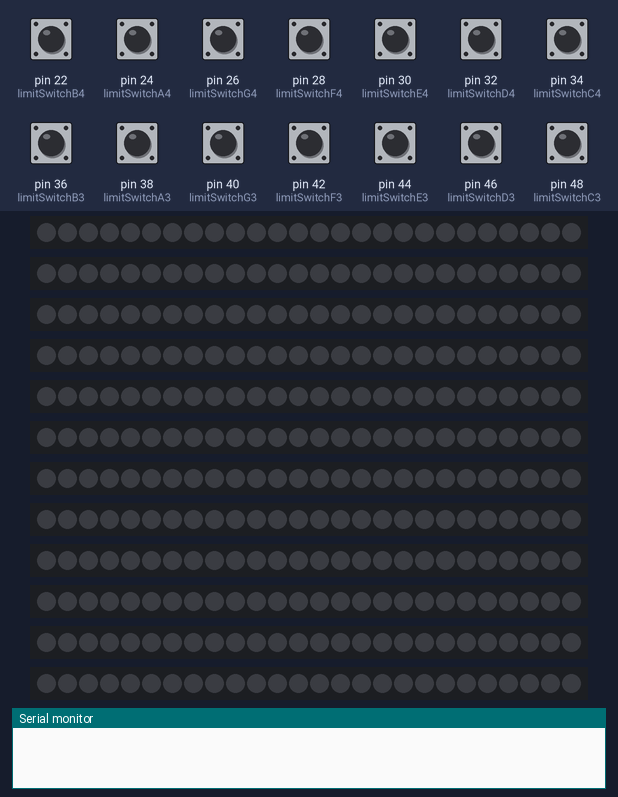
The sketch below on a simulated Arduino Mega 2560, built with avr-gcc and run on an emulated ATmega2560. Shown: 12 × 26 RGB LEDs in strip order, left to right, the last lines printed to the serial monitor. Inputs (shaded band) come from the test bench; at power-on: pin 22 (limitSwitchB4), pin 24 (limitSwitchA4), pin 26 (limitSwitchG4), pin 28 (limitSwitchF4), pin 30 (limitSwitchE4), pin 32 (limitSwitchD4), pin 34 (limitSwitchC4), pin 36 (limitSwitchB3), pin 38 (limitSwitchA3), pin 40 (limitSwitchG3), pin 42 (limitSwitchF3), pin 44 (limitSwitchE3), pin 46 (limitSwitchD3), pin 48 (limitSwitchC3) HIGH.

Above: at 1.2 s.
1.3 s: pin 26 (limitSwitchG4) pulled LOW for 0.15 s
At 1.6 s:
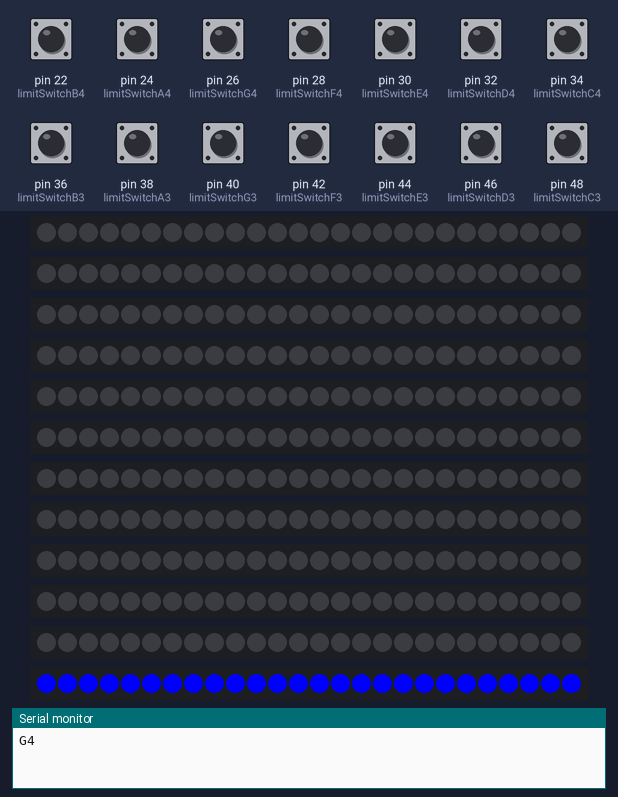
3.3 s: pin 28 (limitSwitchF4) pulled LOW for 0.15 s
At 3.7 s:
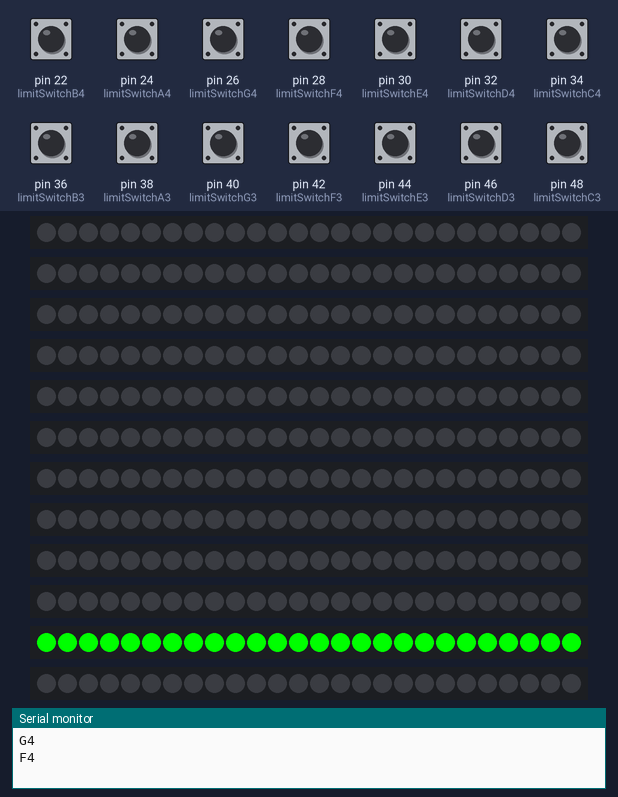
5.3 s: pin 30 (limitSwitchE4) pulled LOW for 0.15 s
At 5.7 s:
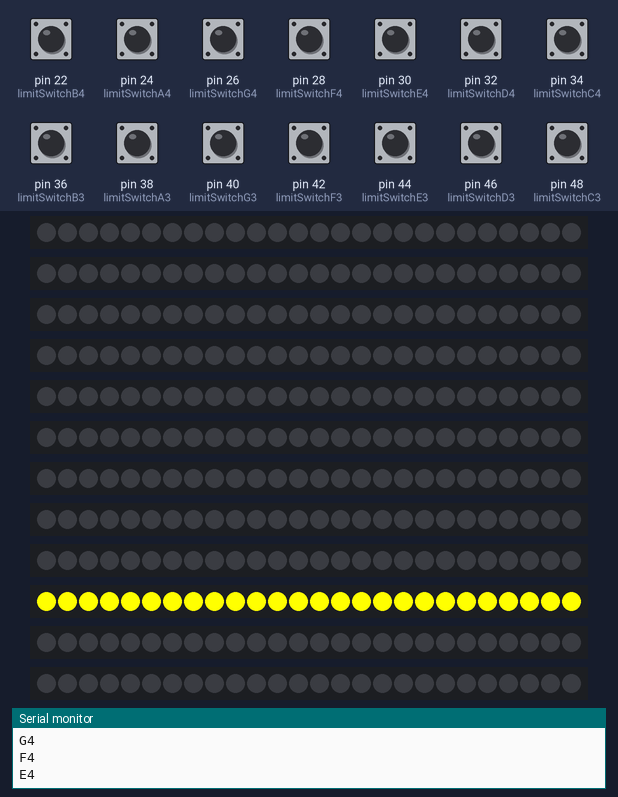
7.3 s: pin 32 (limitSwitchD4) pulled LOW for 0.15 s
At 7.7 s:
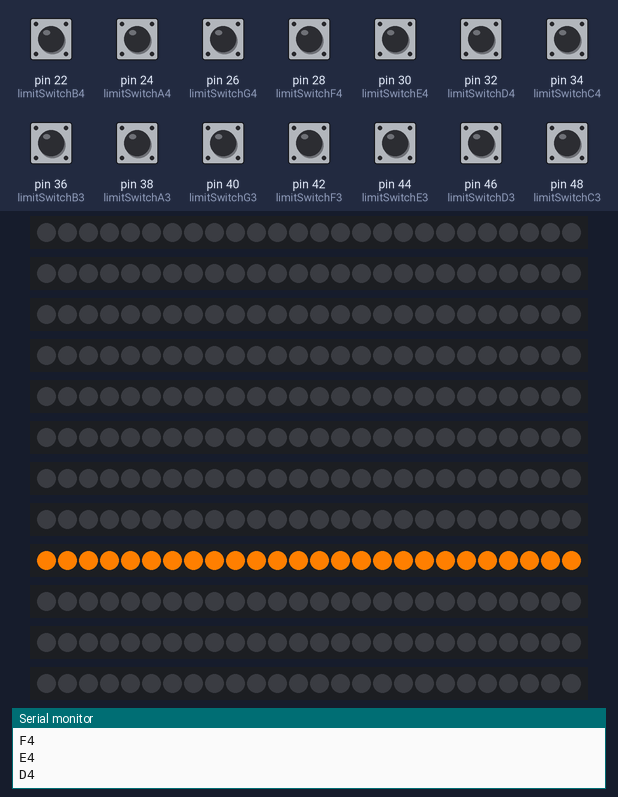
9.3 s: pin 34 (limitSwitchC4) pulled LOW for 0.15 s
At 9.7 s:
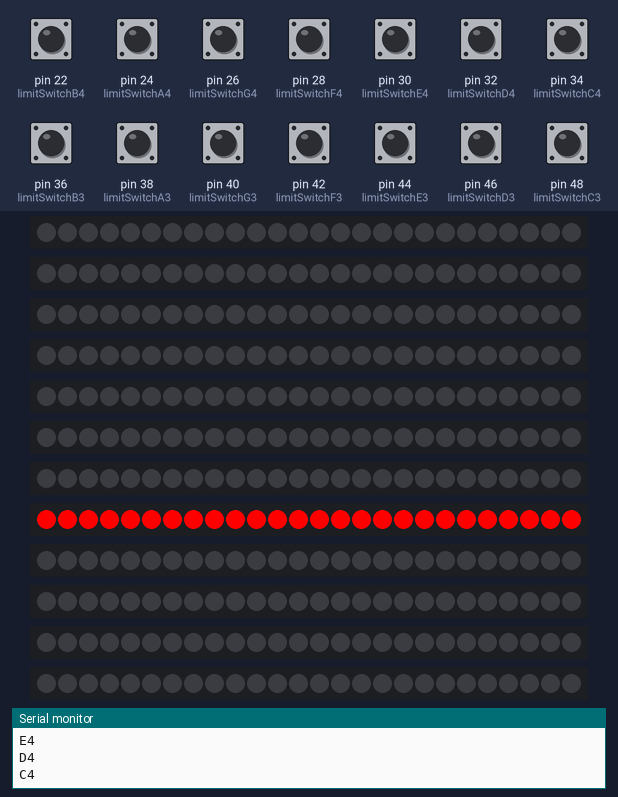
11.3 s: pin 36 (limitSwitchB3) pulled LOW for 0.15 s
At 11.7 s:
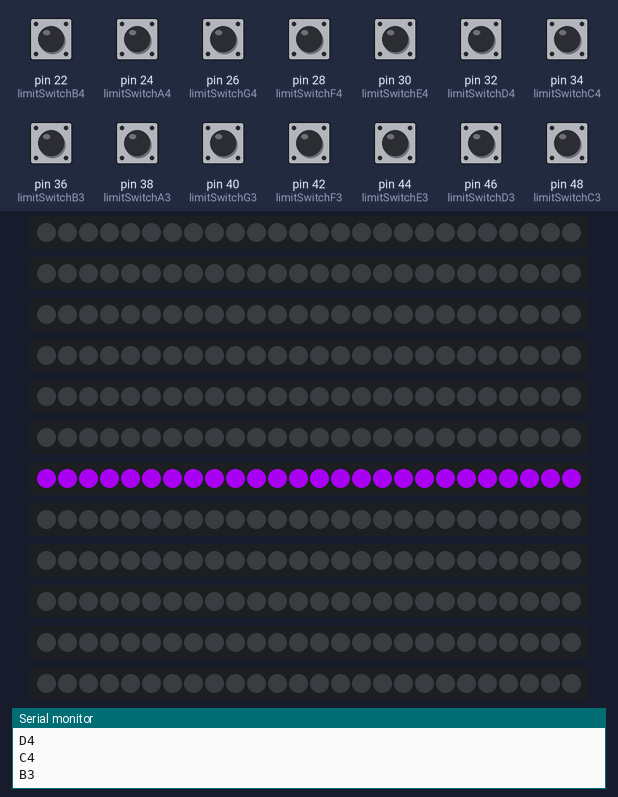
Timing chart, 0 to 14.3 s (numbered marks = the images above; inputs shaded):
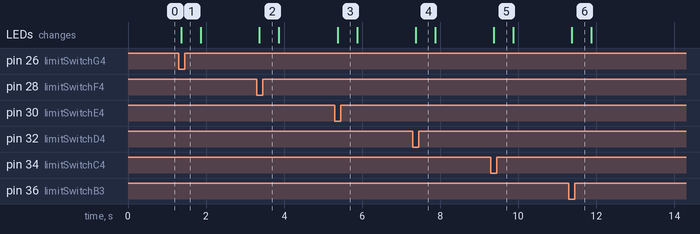

The sketch:

free_play.ino
```cpp
#include <FastLED.h>
#include <ezButton.h>
#include <LinkedList.h>

//First octave
#define LED_PIN_C3    49
#define LED_PIN_D3    47
#define LED_PIN_E3    45
#define LED_PIN_F3    43
#define LED_PIN_G3    41
#define LED_PIN_A3    39
#define LED_PIN_B3    37

//Second octave
#define LED_PIN_C4    35
#define LED_PIN_D4    33
#define LED_PIN_E4    31
#define LED_PIN_F4    29
#define LED_PIN_G4    27
#define LED_PIN_A4    52
#define LED_PIN_B4    23

#define NUM_LEDS      26

//g4 led not working

//First octave
ezButton limitSwitchC3(48);
ezButton limitSwitchD3(46);
ezButton limitSwitchE3(44);
ezButton limitSwitchF3(42);
ezButton limitSwitchG3(40);
ezButton limitSwitchA3(38);
ezButton limitSwitchB3(36);

//Second octave
ezButton limitSwitchC4(34);
ezButton limitSwitchD4(32);
ezButton limitSwitchE4(30);
ezButton limitSwitchF4(28);
ezButton limitSwitchG4(26);
ezButton limitSwitchA4(24);
ezButton limitSwitchB4(22);

CRGB ledsC3[NUM_LEDS];
CRGB ledsD3[NUM_LEDS];
CRGB ledsE3[NUM_LEDS];
CRGB ledsF3[NUM_LEDS];
CRGB ledsG3[NUM_LEDS];
CRGB ledsA3[NUM_LEDS];
CRGB ledsB3[NUM_LEDS];

CRGB ledsC4[NUM_LEDS];
CRGB ledsD4[NUM_LEDS];
CRGB ledsE4[NUM_LEDS];
CRGB ledsF4[NUM_LEDS];
CRGB ledsG4[NUM_LEDS];
CRGB ledsA4[NUM_LEDS];
CRGB ledsB4[NUM_LEDS];

//Lists used to store string states
LinkedList<String> idleStrsList;
LinkedList<String> pulledStrsList;
LinkedList<String> releasedStrsList;

//Variables for making LEDs light up together
const unsigned long ledOnDuration = 500; //standard for all leds, can be varied in the future
unsigned long timeNow = 0;

int numOfStrs = 14;
String allStrsArr[14] = {"C3", "D3", "E3", "F3", "G3", "A3", "B3", "C4", "D4", "E4", "F4", "G4", "A4", "B4"};
int strsRGBArr[14][3]= {{255,0,0}, {255,127,0}, {255,255,0}, {0,255,0}, {0,0,255}, {75,0,130}, {148,0,211},
                        {255,0,0}, {255,127,0}, {255,255,0}, {0,255,0}, {0,0,255}, {75,0,130}, {148,0,211}};

LinkedList<unsigned long> releasedStrTimesList;
LinkedList<int> strCountsList;

void setup() {
  Serial.begin(9600);

  FastLED.addLeds<WS2812, LED_PIN_C3, GRB>(ledsC3, NUM_LEDS);
  FastLED.addLeds<WS2812, LED_PIN_D3, GRB>(ledsD3, NUM_LEDS);
  FastLED.addLeds<WS2812, LED_PIN_E3, GRB>(ledsE3, NUM_LEDS);
  FastLED.addLeds<WS2812, LED_PIN_F3, GRB>(ledsF3, NUM_LEDS);
  FastLED.addLeds<WS2812, LED_PIN_G3, GRB>(ledsG3, NUM_LEDS);
  FastLED.addLeds<WS2812, LED_PIN_A3, GRB>(ledsA3, NUM_LEDS);
  FastLED.addLeds<WS2812, LED_PIN_B3, GRB>(ledsB3, NUM_LEDS);

  FastLED.addLeds<WS2812, LED_PIN_C4, GRB>(ledsC4, NUM_LEDS);
  FastLED.addLeds<WS2812, LED_PIN_D4, GRB>(ledsD4, NUM_LEDS);
  FastLED.addLeds<WS2812, LED_PIN_E4, GRB>(ledsE4, NUM_LEDS);
  FastLED.addLeds<WS2812, LED_PIN_F4, GRB>(ledsF4, NUM_LEDS);
  FastLED.addLeds<WS2812, LED_PIN_G4, GRB>(ledsG4, NUM_LEDS);
  FastLED.addLeds<WS2812, LED_PIN_A4, GRB>(ledsA4, NUM_LEDS);
  FastLED.addLeds<WS2812, LED_PIN_B4, GRB>(ledsB4, NUM_LEDS);
  FastLED.setBrightness(255);

  limitSwitchC3.setDebounceTime(50);
  limitSwitchD3.setDebounceTime(50);
  limitSwitchE3.setDebounceTime(50);
  limitSwitchF3.setDebounceTime(50);
  limitSwitchG3.setDebounceTime(50);
  limitSwitchA3.setDebounceTime(50);
  limitSwitchB3.setDebounceTime(50);

  limitSwitchC4.setDebounceTime(50);
  limitSwitchD4.setDebounceTime(50);
  limitSwitchE4.setDebounceTime(50);
  limitSwitchF4.setDebounceTime(50);
  limitSwitchG4.setDebounceTime(50);
  limitSwitchA4.setDebounceTime(50);
  limitSwitchB4.setDebounceTime(50);

  //Populate idleStrsList with all strings.
  for(int i = 0; i < numOfStrs; i++) {
    idleStrsList.add(allStrsArr[i]);
  }

  //Populate releasedStrTimesList and strCountsList with all 0s.
  for(int i = 0; i < numOfStrs; i++) {
    releasedStrTimesList.add(0);
    strCountsList.add(0);
  }
}

int get_limit_switch_state(String str) {
  if (str == "C3") {
    limitSwitchC3.loop();
    return limitSwitchC3.getState();
  } else if (str == "D3") {
    limitSwitchD3.loop();
    return limitSwitchD3.getState();
  } else if (str == "E3") {
    limitSwitchE3.loop();
    return limitSwitchE3.getState();
  } else if (str == "F3") {
    limitSwitchF3.loop();
    return limitSwitchF3.getState();
  } else if (str == "G3") {
    limitSwitchG3.loop();
    return limitSwitchG3.getState();
  } else if (str == "A3") {
    limitSwitchA3.loop();
    return limitSwitchA3.getState();
  } else if (str == "B3") {
    limitSwitchB3.loop();
    return limitSwitchB3.getState();

  } else if (str == "C4") {
    limitSwitchC4.loop();
    return limitSwitchC4.getState();
  } else if (str == "D4") {
    limitSwitchD4.loop();
    return limitSwitchD4.getState();
  } else if (str == "E4") {
    limitSwitchE4.loop();
    return limitSwitchE4.getState();
  } else if (str == "F4") {
    limitSwitchF4.loop();
    return limitSwitchF4.getState();
  } else if (str == "G4") {
    limitSwitchG4.loop();
    return limitSwitchG4.getState();
  } else if (str == "A4") {
    limitSwitchA4.loop();
    return limitSwitchA4.getState();
  } else if (str == "B4") {
    limitSwitchB4.loop();
    return limitSwitchB4.getState();
  }
}

void removeSharedElemsFromList(LinkedList<int>& list1, LinkedList<int>& list2) {
//Remove elements in list 2 present in list 1, from list 1.
  for (int i = 0; i < list1.size(); i++) {
    for (int j = 0; j < list2.size(); j++) {
      if (list1.get(i) == list2.get(j)) {
        list1.remove(i); // remove element from list1
        i--; // update index to check next element in list
        break; // exit inner loop after removing element
      }
    }
  }
}

void checkIdleStrsList() {
  for(int index = 0; index < idleStrsList.size(); index++) {
    String idleStr = idleStrsList.get(index);
    int isStrPulled = get_limit_switch_state(idleStr); //returns 1 when pulled

    //If pulled, remove from idleStrsList, and add to pulledStrsList
    if(isStrPulled) {
      idleStrsList.remove(index);
      pulledStrsList.add(idleStr);
    }
  }
}

void checkPulledStrsList() {
  for(int index = 0; index < pulledStrsList.size(); index++) {
    String pulledStr = pulledStrsList.get(index);
    int isStrReleased = get_limit_switch_state(pulledStr); //returns 0 when pulled

    //If pulled, remove from pulledStrsList, and add to releasedStrsList
    if(!isStrReleased) {
      pulledStrsList.remove(index);
      releasedStrsList.add(pulledStr);
    }
  }
}

void checkReleasedStrsList() {
  for(int i = 0; i < releasedStrsList.size(); i++) {
    String releasedStr = releasedStrsList.get(i);

    idleStrsList.add(releasedStr);//append back to idleStrsList
    Serial.println(releasedStr); //Python will read and play note

    int strIndex = getIndexOfStr(releasedStr); //get index from allStrsArr
    releasedStrTimesList.set(strIndex, millis()); //set corresponding release time to current time
  }

  releasedStrsList.clear();
}

int getIndexOfStr(String str) {
  for(int i = 0; i < numOfStrs; i++) {
    if(str == allStrsArr[i]) {
      return i;
    }
  }
}

void turnOnLEDStrip(int strIndex) {
  String str = allStrsArr[strIndex];
  int rgbArr = strsRGBArr[strIndex];

  //turnonSpecificLEDStrip based on str name
  if(str == "C3"){
    turnOnSpecificLEDStrip(ledsC3, rgbArr);
  } else if(str == "D3"){
    turnOnSpecificLEDStrip(ledsD3, rgbArr);
  } else if(str == "E3"){
    turnOnSpecificLEDStrip(ledsE3, rgbArr);
  } else if(str == "F3"){
    turnOnSpecificLEDStrip(ledsF3, rgbArr);
  } else if(str == "G3"){
    turnOnSpecificLEDStrip(ledsG3, rgbArr);
  } else if(str == "A3"){
    turnOnSpecificLEDStrip(ledsA3, rgbArr);
  } else if(str == "B3"){
    turnOnSpecificLEDStrip(ledsB3, rgbArr);

  } else if(str == "C4"){
    turnOnSpecificLEDStrip(ledsC4, rgbArr);
  } else if(str == "D4"){
    turnOnSpecificLEDStrip(ledsD4, rgbArr);
  } else if(str == "E4"){
    turnOnSpecificLEDStrip(ledsE4, rgbArr);
  } else if(str == "F4"){
    turnOnSpecificLEDStrip(ledsF4, rgbArr);
  } else if(str == "G4"){
    turnOnSpecificLEDStrip(ledsG4, rgbArr);
  } else if(str == "A4"){
    turnOnSpecificLEDStrip(ledsA4, rgbArr);
  } else if(str == "B4"){
    turnOnSpecificLEDStrip(ledsB4, rgbArr);
  }
}


void turnOnSpecificLEDStrip(CRGB leds[], int rgb[]) {
  for(int i = 0; i < NUM_LEDS; i++) {
    leds[i] = CRGB(rgb[0], rgb[1], rgb[2]);
  }
  FastLED.show();
}

void turnOffLEDStrip(int strIndex) {
  String str = allStrsArr[strIndex];
  int rgbArr = strsRGBArr[strIndex];

  //turnoffSpecificLEDStrip based on str name
  if(str == "C3"){
    turnOffSpecificLEDStrip(ledsC3);
  } else if(str == "D3"){
    turnOffSpecificLEDStrip(ledsD3);
  } else if(str == "E3"){
    turnOffSpecificLEDStrip(ledsE3);
  } else if(str == "F3"){
    turnOffSpecificLEDStrip(ledsF3);
  } else if(str == "G3"){
    turnOffSpecificLEDStrip(ledsG3);
  } else if(str == "A3"){
    turnOffSpecificLEDStrip(ledsA3);
  } else if(str == "B3"){
    turnOffSpecificLEDStrip(ledsB3);

  } else if(str == "C4"){
    turnOffSpecificLEDStrip(ledsC4);
  } else if(str == "D4"){
    turnOffSpecificLEDStrip(ledsD4);
  } else if(str == "E4"){
    turnOffSpecificLEDStrip(ledsE4);
  } else if(str == "F4"){
    turnOffSpecificLEDStrip(ledsF4);
  } else if(str == "G4"){
    turnOffSpecificLEDStrip(ledsG4);
  } else if(str == "A4"){
    turnOffSpecificLEDStrip(ledsA4);
  } else if(str == "B4"){
    turnOffSpecificLEDStrip(ledsB4);
  }
}

void turnOffSpecificLEDStrip(CRGB leds[]) {
  for(int i = 0; i < NUM_LEDS; i++) {
    leds[i] = CRGB(0, 0, 0);
  }
  FastLED.show();
}

void turnOffAllLEDs() {
  turnOffSpecificLEDStrip(ledsC3);
  turnOffSpecificLEDStrip(ledsD3);
  turnOffSpecificLEDStrip(ledsE3);
  turnOffSpecificLEDStrip(ledsF3);
  turnOffSpecificLEDStrip(ledsG3);
  turnOffSpecificLEDStrip(ledsA3);
  turnOffSpecificLEDStrip(ledsB3);

  turnOffSpecificLEDStrip(ledsC4);
  turnOffSpecificLEDStrip(ledsD4);
  turnOffSpecificLEDStrip(ledsE4);
  turnOffSpecificLEDStrip(ledsF4);
  turnOffSpecificLEDStrip(ledsG4);
  turnOffSpecificLEDStrip(ledsA4);
  turnOffSpecificLEDStrip(ledsB4);
}

void ledsController() {
  //After string pull, turn on corresponding LED for 500ms
  timeNow = millis();

  //Loop through releasedStrTimesList
  for(int strIndex = 0; strIndex < numOfStrs; strIndex++) {
    unsigned long releasedStrTime = releasedStrTimesList.get(strIndex);
    if(releasedStrTime != 0) {
      int count = strCountsList.get(strIndex);
      unsigned long elapsedTime = millis() - releasedStrTime;

      //turn on leds
      if(elapsedTime <= ledOnDuration && count == 0) {
        turnOnLEDStrip(strIndex);
        strCountsList.set(strIndex, 1);
      } //turn off leds after 500ms
      else if(elapsedTime > ledOnDuration) {
        turnOffLEDStrip(strIndex);
        strCountsList.set(strIndex, 0); //reset count to 0
        releasedStrTimesList.set(strIndex, 0); //reset time to 0
      }
    }
  }
}

void loop() {
  //checkIdleStrsList if its not empty
  if(idleStrsList.size() != 0){
    checkIdleStrsList();
  }

  //checkPulledStrsList if its not empty
  if(pulledStrsList.size() != 0){
    checkPulledStrsList();
  }

  //checkReleasedStrsList if its not empty
  if(releasedStrsList.size() != 0){
    checkReleasedStrsList();
  }

  ledsController();
}
```

Measured:
- after the input at 1.3 s, the LEDs: change after 0.07 s (image 1)
- after the input at 3.3 s, the LEDs: change after 0.07 s (image 2)
- after the input at 5.3 s, the LEDs: change after 0.07 s (image 3)
- after the input at 7.3 s, the LEDs: change after 0.07 s (image 4)
- after the input at 9.3 s, the LEDs: change after 0.07 s (image 5)
- after the input at 11.3 s, the LEDs: change after 0.07 s (image 6)
